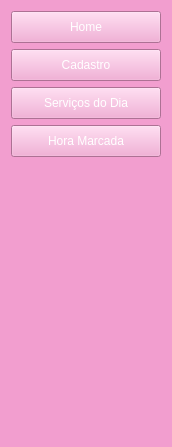
            <widget class="QWidget" name="page">
             <property name="geometry">
              <rect>
               <x>0</x>
               <y>0</y>
               <width>168</width>
               <height>447</height>
              </rect>
             </property>
             <property name="styleSheet">
              <string notr="true">background-color:rgb(242, 158, 207);</string>
             </property>
             <attribute name="icon">
              <iconset>
               <normaloff>img/recrutamento.png</normaloff>img/recrutamento.png</iconset>
             </attribute>
             <attribute name="label">
              <string>Pagina de Cadastro</string>
             </attribute>
             <layout class="QVBoxLayout" name="verticalLayout_4">
              <item>
               <widget class="QPushButton" name="btn_home">
                <property name="minimumSize">
                 <size>
                  <width>100</width>
                  <height>32</height>
                 </size>
                </property>
                <property name="maximumSize">
                 <size>
                  <width>170</width>
                  <height>16777215</height>
                 </size>
                </property>
                <property name="cursor">
                 <cursorShape>OpenHandCursor</cursorShape>
                </property>
                <property name="styleSheet">
                 <string notr="true">
QPushButton:hover{
	background-color: rgb(255, 85, 255);
	border-top-left-radius: 15px;
}
QPushButton{
	font: 700 12pt &quot;Times New Roman&quot;;
	color: rgb(255,255,255);
}
</string>
                </property>
                <property name="text">
                 <string>Home</string>
                </property>
                <property name="icon">
                 <iconset resource="icons.qrc">
                  <normaloff>:/icons/img/7911202.png</normaloff>:/icons/img/7911202.png</iconset>
                </property>
                <property name="iconSize">
                 <size>
                  <width>42</width>
                  <height>42</height>
                 </size>
                </property>
               </widget>
              </item>
              <item>
               <widget class="QPushButton" name="btn_cadastro">
                <property name="minimumSize">
                 <size>
                  <width>100</width>
                  <height>32</height>
                 </size>
                </property>
                <property name="maximumSize">
                 <size>
                  <width>170</width>
                  <height>16777215</height>
                 </size>
                </property>
                <property name="cursor">
                 <cursorShape>OpenHandCursor</cursorShape>
                </property>
                <property name="styleSheet">
                 <string notr="true">
QPushButton:hover{
	background-color: rgb(255, 85, 255);
	border-top-left-radius: 15px;
}
QPushButton{
	font: 700 12pt &quot;Times New Roman&quot;;
	color: rgb(255,255,255);
}
</string>
                </property>
                <property name="text">
                 <string>Cadastro</string>
                </property>
                <property name="icon">
                 <iconset resource="icons.qrc">
                  <normaloff>:/icons/img/m001t0324_e_19aug22-removebg-preview.png</normaloff>:/icons/img/m001t0324_e_19aug22-removebg-preview.png</iconset>
                </property>
                <property name="iconSize">
                 <size>
                  <width>42</width>
                  <height>42</height>
                 </size>
                </property>
               </widget>
              </item>
              <item>
               <widget class="QPushButton" name="btn_agenda">
                <property name="minimumSize">
                 <size>
                  <width>100</width>
                  <height>32</height>
                 </size>
                </property>
                <property name="maximumSize">
                 <size>
                  <width>170</width>
                  <height>16777215</height>
                 </size>
                </property>
                <property name="cursor">
                 <cursorShape>OpenHandCursor</cursorShape>
                </property>
                <property name="styleSheet">
                 <string notr="true">
QPushButton:hover{
	background-color: rgb(255, 85, 255);
	border-top-left-radius: 15px;
}
QPushButton{
	font: 700 12pt &quot;Times New Roman&quot;;
	color: rgb(255,255,255);
}
</string>
                </property>
                <property name="text">
                 <string>Serviços do Dia</string>
                </property>
                <property name="icon">
                 <iconset resource="icons.qrc">
                  <normaloff>:/icons/img/calendar-with-checklist-date-schedule-3d-icon-removebg-preview.png</normaloff>:/icons/img/calendar-with-checklist-date-schedule-3d-icon-removebg-preview.png</iconset>
                </property>
                <property name="iconSize">
                 <size>
                  <width>42</width>
                  <height>42</height>
                 </size>
                </property>
               </widget>
              </item>
              <item>
               <widget class="QPushButton" name="btn_sobre">
                <property name="minimumSize">
                 <size>
                  <width>150</width>
                  <height>32</height>
                 </size>
                </property>
                <property name="maximumSize">
                 <size>
                  <width>170</width>
                  <height>16777215</height>
                 </size>
                </property>
                <property name="cursor">
                 <cursorShape>OpenHandCursor</cursorShape>
                </property>
                <property name="styleSheet">
                 <string notr="true">
QPushButton:hover{
	background-color: rgb(255, 85, 255);
	border-top-left-radius: 15px;
}
QPushButton{
	font: 700 12pt &quot;Times New Roman&quot;;
	color: rgb(255,255,255);
}
</string>
                </property>
                <property name="text">
                 <string>Hora Marcada</string>
                </property>
                <property name="icon">
                 <iconset resource="icons.qrc">
                  <normaloff>:/icons/img/m003t0636_c_confution_decision_06oct_22-removebg-preview.png</normaloff>:/icons/img/m003t0636_c_confution_decision_06oct_22-removebg-preview.png</iconset>
                </property>
                <property name="iconSize">
                 <size>
                  <width>42</width>
                  <height>42</height>
                 </size>
                </property>
                <property name="autoDefault">
                 <bool>false</bool>
                </property>
               </widget>
              </item>
              <item>
               <spacer name="verticalSpacer">
                <property name="orientation">
                 <enum>Qt::Vertical</enum>
                </property>
                <property name="sizeHint" stdset="0">
                 <size>
                  <width>20</width>
                  <height>40</height>
                 </size>
                </property>
               </spacer>
              </item>
             </layout>
            </widget>
